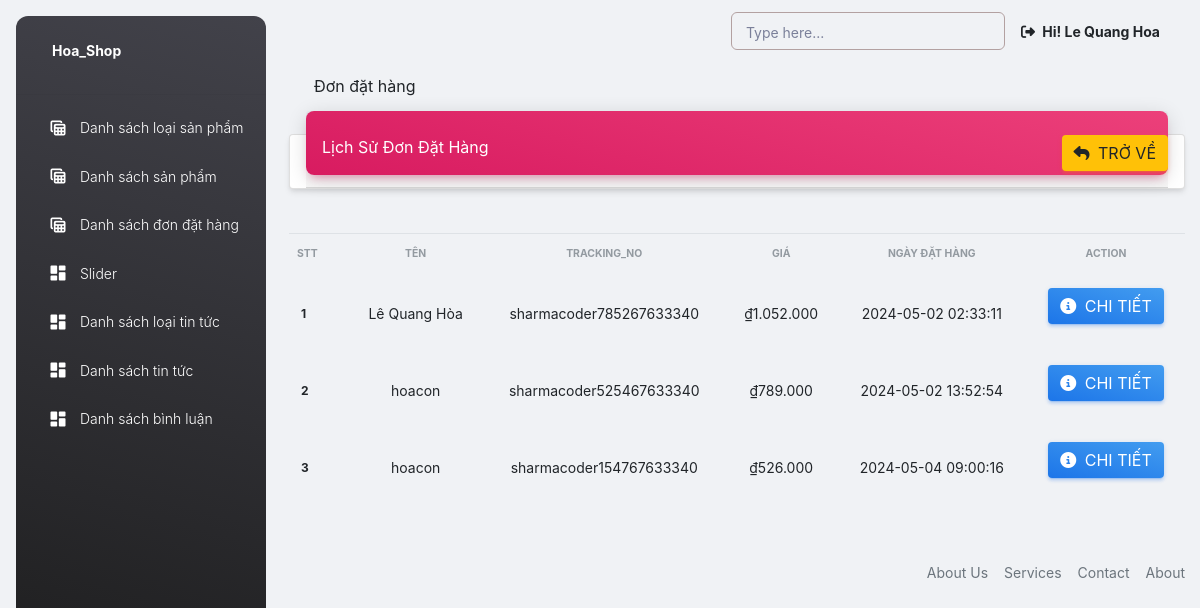
/admin/orderhistory.php (signed in), run on the app's committed database.
### tables this page shows
CREATE TABLE `orders` (
  `id` int(11) UNSIGNED NOT NULL,
  `tracking_no` varchar(255) NOT NULL,
  `user_id` int(11) NOT NULL,
  `name` varchar(255) NOT NULL,
  `phone` varchar(10) NOT NULL,
  `email` varchar(255) NOT NULL,
  `address` mediumtext NOT NULL,
  `total_price` int(11) NOT NULL,
  `payment_mode` varchar(255) NOT NULL,
  `payment_id` int(11) NOT NULL,
  `status` tinyint(4) NOT NULL,
  `comments` mediumtext NOT NULL,
  `created_at` timestamp NULL DEFAULT current_timestamp()
);

### lib/database.php (called while the page is built, shortened)
<?php
class Database extends PDO
{
  public $host = DB_HOST;
  public $user = DB_USER;
  public $pass = DB_PASS;
  public $dbname = DB_NAME;
  public $link;
  private function connectDB()
  {
    $this->link = new mysqli(
      $this->host,
      $this->user,
      $this->pass,
      $this->dbname
    );
  }
  public function select($query)
  {
    $result = $this->link->query($query) or
      die($this->link->error . __LINE__);
    if ($result->num_rows > 0) {
      return $result;
    } else {
      return false;
    }
  }
}

### classes/cart.php (called while the page is built, shortened)
<?php
$filepath = realpath(dirname(__FILE__));
include_once ($filepath . '/../lib/database.php');
include_once ($filepath . '/../helpers/format.php');
class cart
{
    private $db;
    public function __construct()
    {
        $this->db = new Database();
    }
    public function gethistoryOrder()
    {
        $query = "SELECT * FROM orders  WHERE status!='0'";
        $result = $this->db->select($query);
        return $result;
    }
}
?>

### helpers/format.php (called while the page is built, shortened)
<?php
class Format
{
   public function format_currency($n = 0)
   {
      $n = (string) $n;
      $n = strrev($n);
      $res = '';
      for ($i = 0; $i < strlen($n); $i++) {
         if ($i % 3 == 0 && $i != 0) {
            $res .= '.';
         }
         $res .= $n[$i];
      }
      $res = strrev($res);
      return $res;
   }
}
?>

### admin/orderhistory.php (the view, shortened to what this page needs)
<?php
include 'includes/header.php';
include '../classes/cart.php';
?>
<?php
$cart = new cart();
$fm = new Format();
?>
<nav class="navbar navbar-main navbar-expand-lg px-0 mx-4 shadow-none border-radius-xl" id="navbarBlur"
    data-scroll="true">
    <div class="container-fluid py-1 px-3">
        <div class="page-title-heading">
            <div>
                Đơn đặt hàng
            </div>
        </div>
    </div>
</nav>
<div class="col-12">
    <div class="card my-4">
        <div class="card-header p-0 position-relative mt-n4 mx-3 z-index-2">
            <div class="bg-gradient-primary shadow-primary border-radius-lg pt-4 pb-3">
                <span class="text-white text-capitalize ps-3">Lịch sử đơn đặt hàng</span>
                <a href="order.php" class="btn btn-warning float-end"> <i class="fa fa-reply me-1"></i> Trở
                    về</a>
            </div>
        </div>
    </div>
    <div class="card-body px-0 pb-2">
        <div class="table-responsive p-0">
            <table class="table align-items-center mb-0">
                <thead>
                    <tr>
                        <th class="text-uppercase text-secondary text-xxs font-weight-bolder opacity-7 ps-2">
                            STT</th>
                        <th class="text-center text-uppercase text-secondary text-xxs font-weight-bolder opacity-7">
                            Tên</th>
                        <th class="text-center text-uppercase text-secondary text-xxs font-weight-bolder opacity-7">
                            Tracking_no</th>
                        <th class="text-center text-uppercase text-secondary text-xxs font-weight-bolder opacity-7">
                            Giá</th>
                        <th class="text-center text-uppercase text-secondary text-xxs font-weight-bolder opacity-7">
                            Ngày đặt hàng</th>
                        <th class="text-center text-uppercase text-secondary text-xxs font-weight-bolder opacity-7">
                            Action</th>
                    </tr>
                </thead>
                <tbody>
                    <?php $show_pd = $cart->gethistoryOrder();
                    $i = 0;
                    if ($show_pd && $show_pd->num_rows > 0) {
                        while ($result = $show_pd->fetch_assoc()) {
                            $i++;
                            ?>
                            <tr>
                                <td>
                                    <p class="text-xs font-weight-bold mb-0"><?php echo $i; ?></p>
                                </td>
                                <td class="align-middle text-center text-sm"><?php echo $result['name']; ?>
                                </td>
                                <td class="align-middle text-center text-sm">
                                    <?= $result['tracking_no']; ?>
                                </td>
                                <td class="align-middle text-center text-sm">
                                    <?= "₫" . $fm->format_currency($result['total_price']) ?>
                                </td>
                                <td class="align-middle text-center text-sm">
                                    <?= $result['created_at']; ?>
                                </td>
                                <td class="align-middle text-center">
                                    <a class="btn bg-gradient-info" href="order-detail.php?t=<?= $result['tracking_no'] ?>"><i
                                            class="fa fa-info-circle me-1"></i> Chi
                                        tiết</a>
                                </td>
                            </tr>
                            <?php
                        }
                    } else {
                        echo "<tr><td colspan='5'>Không có sản phẩm hoặc có lỗi xảy ra trong quá trình truy xuất dữ liệu</td></tr>";
                    }
                    ?>
                </tbody>
            </table>
        </div>
    </div>
</div>
<?php include 'includes/footer.php' ?>

### data on the page
orders: name "Lê Quang Hòa", tracking_no "sharmacoder785267633340", total_price "1.052.000", created_at "2024-05-02 02:33:11"
orders: name "hoacon", tracking_no "sharmacoder525467633340", total_price "789.000", created_at "2024-05-02 13:52:54"
orders: name "hoacon", tracking_no "sharmacoder154767633340", total_price "526.000", created_at "2024-05-04 09:00:16"

### other printed values
Session::get('adminName') "Le Quang Hoa"
